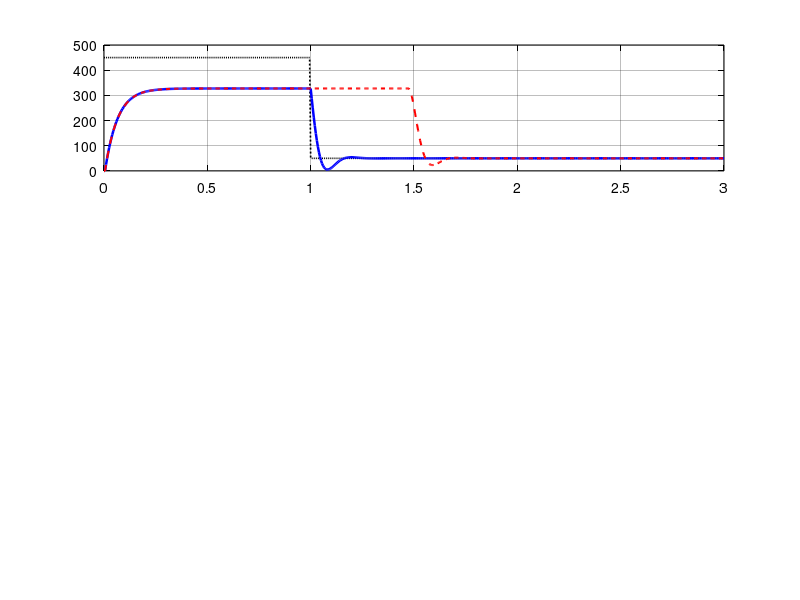

Write the MATLAB code that produced this figure. (Note: this script raises an error after producing the figure.)
function verify_antiwindup()
% VERIFY_ANTIWINDUP  Test 2.T3 (sim) — anti-windup recovery doğrulaması.
%
% Anti-windup back-calculation (§11.6) mekanizmasının integrator wind-up'ı
% önlediğini SİMÜLASYONDA gösterir. Analitik-önce sıra: önce sim teoriyi
% kanıtlar, sonra gerçek motorda doğrulanır (scripts/antiwindup_test.py).
%
% Senaryo: ULAŞILAMAZ step 0→450 rad/s (u=0.5 ile max ω=K·Vs·0.5=327 → setpoint
% asla ulaşılamaz, error sürekli pozitif, integrator durmadan şişer = wind-up),
% sonra 450→50 rad/s. Wind-up etkisi iniş geçişinde görünür: anti-windup kapalıysa
% şişmiş integratör boşalana kadar u yüksek kalır, ω 50'ye geç iner (recovery gecikir).
%
% Firmware ile uyumlu ayrık PI (Ts=5 ms, çalışan Kp=0.002, Ki=0.1, T_t=Kp/Ki),
% saturation ±0.5 duty, plant duty→ω = K·Vs/(τs+1).
%
% Kaynak: [AstromMurray2008] §10.4 (back-calculation anti-windup)
% Çalıştırma: matlab -batch "cd('matlab/asama_2_kontrol'); verify_antiwindup"

    K = 53.89; tau = 0.0605; Vs = 12.15;
    Ts = 0.005; Kp = 0.002; Ki = 0.1; Tt = Kp/Ki; umax = 0.5;

    % plant ayrık (duty→ω), 1. derece exact:  ω[k]=a·ω[k-1]+b·u[k-1]
    a = exp(-Ts/tau);  b = K*Vs*(1-a);

    % setpoint profili
    T = 0:Ts:3.0;  N = numel(T);
    sp = 450*ones(1,N);  sp(T>=1.0) = 50;   % 1.0 s'de 450→50 (recovery testi)

    [w_aw, u_aw, i_aw] = run_pi(sp, a, b, Kp, Ki, Ts, Tt, umax, true);
    [w_no, u_no, i_no] = run_pi(sp, a, b, Kp, Ki, Ts, Tt, umax, false);

    % recovery metriği: 450→50 geçişinden sonra 50'ye ±%5 (±2.5) oturma
    rec_aw = settle_time(T, w_aw, 1.0, 50, 2.5);
    rec_no = settle_time(T, w_no, 1.0, 50, 2.5);
    Imax_aw = max(i_aw);  Imax_no = max(i_no);

    fprintf('=== Test 2.T3 (sim) — anti-windup recovery (450->50, saturation) ===\n');
    fprintf('anti-windup ACIK : recovery=%.0f ms, max integrator=%.2f\n', rec_aw*1000, Imax_aw);
    fprintf('anti-windup KAPALI: recovery=%.0f ms, max integrator=%.2f\n', rec_no*1000, Imax_no);
    fprintf('-> anti-windup integratör şişmesini sınırlar → recovery hızlanır\n');

    here = fileparts(mfilename('fullpath'));
    outdir = fullfile(here, 'results', '2_3_realistic_sim');
    if ~exist(outdir, 'dir'); mkdir(outdir); end
    set(groot, 'defaultAxesColor','w', 'defaultAxesXColor','k', 'defaultAxesYColor','k', ...
        'defaultTextColor','k', 'defaultAxesGridColor',[0.15 0.15 0.15], 'defaultAxesGridAlpha',0.3);

    f = figure('Position', [80 80 900 640], 'Color', 'w');
    subplot(3,1,1);
    plot(T, sp, 'k:', 'LineWidth',1.2); hold on; grid on;
    plot(T, w_aw, 'b', 'LineWidth',1.8);
    plot(T, w_no, 'r--', 'LineWidth',1.5);
    yline(50,'Color',[0.5 0.5 0.5]);
    ylabel('\omega [rad/s]'); title('Test 2.T3 (sim) — Anti-Windup Recovery (step 450\rightarrow50, saturation)', 'FontWeight','bold');
    legend('setpoint','anti-windup ON','anti-windup OFF','Location','northeast', ...
        'TextColor','k','Color','w','EdgeColor',[0.6 0.6 0.6]);

    subplot(3,1,2);
    plot(T, u_aw, 'b', 'LineWidth',1.5); hold on; grid on;
    plot(T, u_no, 'r--', 'LineWidth',1.3);
    yline(umax,'k:'); yline(-umax,'k:');
    ylabel('u (duty)'); legend('ON','OFF','Location','northeast','TextColor','k','Color','w','EdgeColor',[0.6 0.6 0.6]);

    subplot(3,1,3);
    plot(T, i_aw, 'b', 'LineWidth',1.5); hold on; grid on;
    plot(T, i_no, 'r--', 'LineWidth',1.3);
    ylabel('integrator'); xlabel('time [s]');
    legend('ON (sinirli)','OFF (wind-up)','Location','northeast','TextColor','k','Color','w','EdgeColor',[0.6 0.6 0.6]);

    exportgraphics(f, fullfile(outdir, 'antiwindup_recovery.png'), 'Resolution',150);
    close(f);
    fprintf('Gorsel: %s/antiwindup_recovery.png\n', outdir);
end

% ── ayrık PI (firmware uyumlu) ───────────────────────────────────────
function [w, u, ival] = run_pi(sp, a, b, Kp, Ki, Ts, Tt, umax, aw)
    N = numel(sp);
    w = zeros(1,N); u = zeros(1,N); ival = zeros(1,N);
    I = 0; uprev = 0;
    for k = 2:N
        w(k) = a*w(k-1) + b*uprev;          % plant
        e = sp(k) - w(k);
        I = I + Ki*Ts*e;                    % integratör (backward Euler)
        u_unsat = Kp*e + I;
        u(k) = max(-umax, min(umax, u_unsat));  % saturation
        if aw
            I = I + (Ts/Tt)*(u(k) - u_unsat);   % back-calculation
        end
        ival(k) = I;
        uprev = u(k);
    end
end

% ── oturma süresi (t0 sonrası hedefe ±tol içinde kalış) ──────────────
function ts = settle_time(T, y, t0, target, tol)
    idx = find(T >= t0);
    ts = NaN;
    for j = 1:numel(idx)
        seg = idx(j):numel(T);
        if all(abs(y(seg) - target) <= tol)
            ts = T(idx(j)) - t0; return;
        end
    end
end
